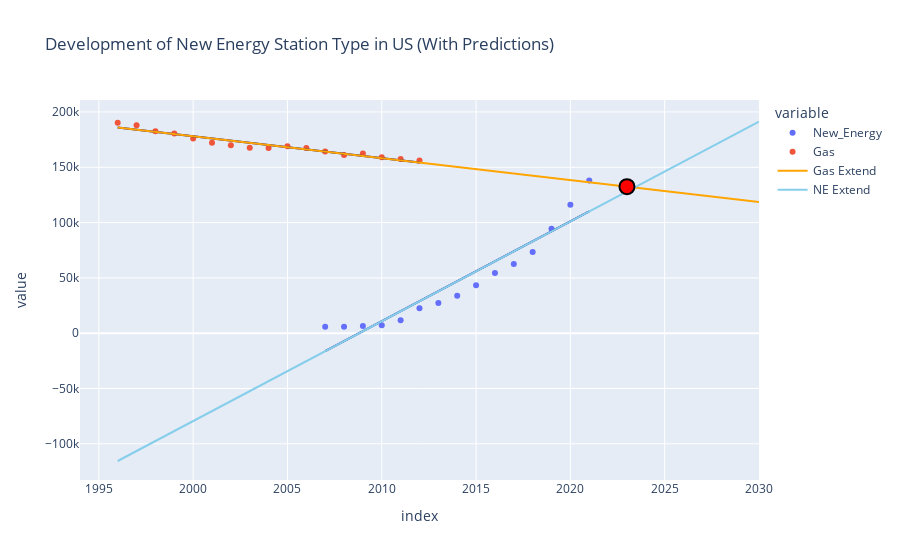

Notebook source saved alongside this figure:
### Code cell
#fig, ax = plt.subplots()
fig = px.scatter(station_all, x=station_all.index, y=['New_Energy','Gas'],
             title="Development of New Energy Station Type in US (With Predictions)",
             height=300, trendline='ols', trendline_color_override='darkblue')

# Past & Future Years
years = np.append(np.arange(1996,2006,1),np.arange(2021,2031,1))

fig.add_trace(
    go.Scatter(x=years, y=-1976.37*years+4.13069e+06, name="Gas Extend", line_shape='linear', line_color='orange') 
)
fig.add_trace(
    go.Scatter(x=years, y=9021.52*years+-1.81225e+07, name="NE Extend", line_shape='linear', line_color='skyblue')
)

# Calculate the year of two line intersect
year_of_intersection = round((1.81225e+07+4.13069e+06)/(9021.52+1976.37),0)

# Add mark on intersection point
fig.add_trace(
    go.Scatter(
        mode='markers',
        x=[year_of_intersection],
        y=[-1976.37*year_of_intersection+4.13069e+06],
        marker=dict(
            color='Red',
            size=15,
            line=dict(
                color='black',
                width=2
            )
        ),
        showlegend=False
    )
)

fig.show()
#model = px.get_trendline_results(fig)
#params = model.px_fit_results.iloc[0].params

### Figure 1 — Plotly figure (JSON) as saved in the notebook; plotly's stock layout.template omitted (floating-point values rounded to 4 significant figures)
{"data": [{"hovertemplate": "variable=New_Energy<br>index=%{x}<br>value=%{y}<extra></extra>", "legendgroup": "New_Energy", "marker": {"color": "#636efa", "symbol": "circle"}, "mode": "markers", "name": "New_Energy", "orientation": "v", "showlegend": true, "type": "scatter", "x": [1996, 1997, 1998, 1999, 2000, 2001, 2002, 2003, 2004, 2005, 2006, 2007, 2008, 2009, 2010, 2011, 2012, 2013, 2014, 2015, 2016, 2017, 2018, 2019, 2020, 2021], "xaxis": "x", "y": [null, null, null, null, null, null, null, null, null, null, null, 5742, 5742, 6449, 7111, 11788, 22561, 27314, 33805, 43384, 54517, 62592, 73475, 94410, 116146, 138020], "yaxis": "y"}, {"hovertemplate": "<b>OLS trendline</b><br>value = 9021.52 * index + -1.81225e+07<br>R<sup>2</sup>=0.898403<br><br>variable=New_Energy<br>index=%{x}<br>value=%{y} <b>(trend)</b><extra></extra>", "legendgroup": "New_Energy", "line": {"color": "darkblue"}, "marker": {"color": "#636efa", "symbol": "circle"}, "mode": "lines", "name": "New_Energy", "showlegend": false, "type": "scatter", "x": [2007, 2008, 2009, 2010, 2011, 2012, 2013, 2014, 2015, 2016, 2017, 2018, 2019, 2020, 2021], "xaxis": "x", "y": [-16280.0, -7259.0, 1763.0, 10780.0, 19810.0, 28830.0, 37850.0, 46870.0, 55890.0, 64910.0, 73930.0, 82960.0, 91980.0, 101000.0, 110000.0], "yaxis": "y"}, {"hovertemplate": "variable=Gas<br>index=%{x}<br>value=%{y}<extra></extra>", "legendgroup": "Gas", "marker": {"color": "#EF553B", "symbol": "circle"}, "mode": "markers", "name": "Gas", "orientation": "v", "showlegend": true, "type": "scatter", "x": [1996, 1997, 1998, 1999, 2000, 2001, 2002, 2003, 2004, 2005, 2006, 2007, 2008, 2009, 2010, 2011, 2012, 2013, 2014, 2015, 2016, 2017, 2018, 2019, 2020, 2021], "xaxis": "x", "y": [190246, 187892, 182596, 180567, 175941, 172169, 170018, 167571, 167346, 168987, 167476, 164292, 161068, 162350, 159006, 157393, 156065, null, null, null, null, null, null, null, null, null], "yaxis": "y"}, {"hovertemplate": "<b>OLS trendline</b><br>value = -1976.37 * index + 4.13069e+06<br>R<sup>2</sup>=0.934420<br><br>variable=Gas<br>index=%{x}<br>value=%{y} <b>(trend)</b><extra></extra>", "legendgroup": "Gas", "line": {"color": "darkblue"}, "marker": {"color": "#EF553B", "symbol": "circle"}, "mode": "lines", "name": "Gas", "showlegend": false, "type": "scatter", "x": [1996, 1997, 1998, 1999, 2000, 2001, 2002, 2003, 2004, 2005, 2006, 2007, 2008, 2009, 2010, 2011, 2012], "xaxis": "x", "y": [185900.0, 183900.0, 181900.0, 179900.0, 178000.0, 176000.0, 174000.0, 172000.0, 170100.0, 168100.0, 166100.0, 164100.0, 162200.0, 160200.0, 158200.0, 156200.0, 154200.0], "yaxis": "y"}, {"line": {"color": "orange", "shape": "linear"}, "name": "Gas Extend", "type": "scatter", "x": [1996, 1997, 1998, 1999, 2000, 2001, 2002, 2003, 2004, 2005, 2021, 2022, 2023, 2024, 2025, 2026, 2027, 2028, 2029, 2030], "y": [185900.0, 183900.0, 181900.0, 179900.0, 177950, 176000.0, 174000.0, 172000.0, 170000.0, 168100.0, 136400.0, 134500.0, 132500.0, 130500.0, 128500.0, 126600.0, 124600.0, 122600.0, 120600.0, 118700.0]}, {"line": {"color": "skyblue", "shape": "linear"}, "name": "NE Extend", "type": "scatter", "x": [1996, 1997, 1998, 1999, 2000, 2001, 2002, 2003, 2004, 2005, 2021, 2022, 2023, 2024, 2025, 2026, 2027, 2028, 2029, 2030], "y": [-115500.0, -106500.0, -97500.0, -88480.0, -79460, -70440.0, -61420.0, -52400.0, -43370.0, -34350.0, 110000.0, 119000.0, 128000.0, 137100.0, 146078, 155100.0, 164100.0, 173100.0, 182200.0, 191200.0]}, {"marker": {"color": "Red", "line": {"color": "black", "width": 2}, "size": 15}, "mode": "markers", "showlegend": false, "type": "scatter", "x": [2023], "y": [132500.0]}], "layout": {"autosize": true, "legend": {"title": {"text": "variable"}, "tracegroupgap": 0}, "title": {"text": "Development of New Energy Station Type in US (With Predictions)"}, "xaxis": {"anchor": "y", "autorange": true, "domain": [0, 1], "range": [1994.0, 2030], "title": {"text": "index"}, "type": "linear"}, "yaxis": {"anchor": "x", "autorange": true, "domain": [0, 1], "range": [-132900.0, 214900.0], "title": {"text": "value"}, "type": "linear"}}}
